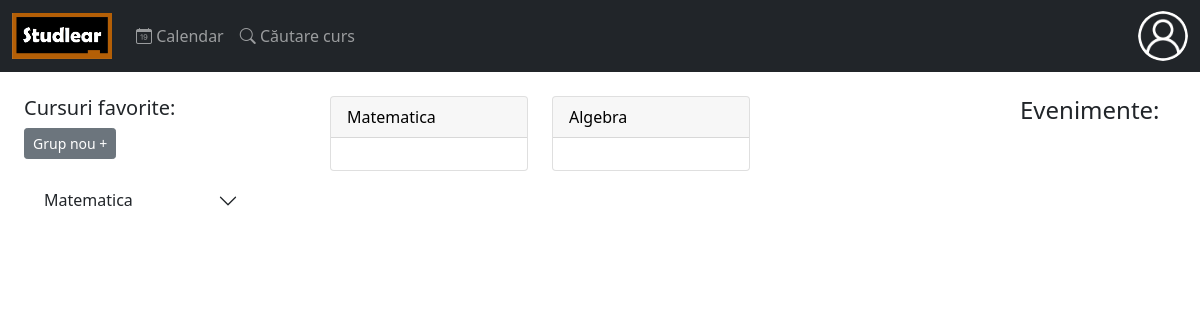
The page /Home_page.php (signed in) on the database its author committed.
### tables this page shows
CREATE TABLE `course_group` (
  `id` int(11) NOT NULL AUTO_INCREMENT,
  `group_name` varchar(250) NOT NULL,
  `course_id` int(11) NOT NULL,
  `user_id` int(11) NOT NULL,
  PRIMARY KEY (`id`),
  KEY `course_group_FK` (`user_id`),
  KEY `course_group_FK_1` (`course_id`),
  CONSTRAINT `course_group_FK` FOREIGN KEY (`user_id`) REFERENCES `user` (`id`),
  CONSTRAINT `course_group_FK_1` FOREIGN KEY (`course_id`) REFERENCES `course` (`id`)
);

CREATE TABLE `course_user` (
  `id` int(11) NOT NULL AUTO_INCREMENT,
  `course_id` int(11) NOT NULL,
  `user_id` int(11) NOT NULL,
  `admin` tinyint(1) DEFAULT NULL,
  PRIMARY KEY (`id`),
  KEY `course_user_FK` (`user_id`),
  KEY `course_user_FK_1` (`course_id`),
  CONSTRAINT `course_user_FK` FOREIGN KEY (`user_id`) REFERENCES `user` (`id`),
  CONSTRAINT `course_user_FK_1` FOREIGN KEY (`course_id`) REFERENCES `course` (`id`)
);

CREATE TABLE `course` (
  `id` int(11) NOT NULL AUTO_INCREMENT,
  `title` varchar(250) NOT NULL,
  `password` varchar(100) DEFAULT NULL,
  PRIMARY KEY (`id`)
);

### Courses_group.php (the view, shortened to what this page needs)
<?php include 'Page_security.php'; ?>
<div class="d-none d-md-block">
	<div class="container">
		<h5>Cursuri favorite:</h5>
		<button type="button" class="btn btn-secondary btn-sm" data-bs-toggle="modal" data-bs-target="#New_group_Modal">Grup nou +</button>
		<div class="accordion accordion-flush mt-3" id="accordionFlushExample">
			<?php
			$user_id=$_SESSION['user_id'];
			$sql="SELECT * FROM course_group AS cg JOIN course AS c ON cg.course_id=c.id WHERE user_id LIKE $user_id  ORDER BY group_name , title";
			$results=mysqli_query($db,$sql);
			$num_rows=mysqli_num_rows($results);
		    $i=1;
		    $close=0;
		    $open=1;
		    while($row=mysqli_fetch_array($results,MYSQLI_ASSOC))
		    {
				if($i==1)
				{
					$group_name=$row["group_name"];
				}
		    	if($row["group_name"]!=$group_name || $i==$num_rows)
		    	{
					$close=1;
				}
				$group_name=$row["group_name"];
				if($open==1)
				{
					$open=0;
					echo '<div class="accordion-item">';
						echo '<h2 class="accordion-header" id="heading_group'.$i.'">';
					      	echo '<button type="button" class="accordion-button collapsed" data-bs-toggle="collapse" data-bs-target="#collapse_group'.$i.'">'.$group_name.'</button>';
					    echo '</h2>';
				}
				if($close==1)
				{
					$close=0;
					$open=1;
									echo '<a class="btn btn-secondary btn-sm mt-3 text-decoration-none" href="Add_course_group.php?edit=3&group='.$link_group_name.'"><i class="bi bi-pencil-square"></i> Editează</a>'; ?>
						</div>
				<?php
				}
				$i++;
			} ?>
		</div>
	</div>
</div>

### Home_page.php (shortened to what this page needs)
<!doctype html>
<html lang="en">
  <head>
    <link href="assets\css\bootstrap.min.css" rel="stylesheet"/>
    <link rel="stylesheet" href="https://cdn.jsdelivr.net/npm/bootstrap-icons@1.7.2/font/bootstrap-icons.css">
  </head>
  <body>
    <?php include 'Top_bar.php' ?>
    <div class="row">
      <div class="col-md-3 mt-3">
        <?php include 'Courses_group.php' ?>
      </div>
      <div class="col-md-7">
        <div class="container mt-3">
          <div class="row">
            <?php
            $user_id=$_SESSION['user_id'];
            $sql="SELECT * FROM course_user WHERE user_id LIKE $user_id";
            $results=mysqli_query($db,$sql);
            while ($row=mysqli_fetch_array($results,MYSQLI_ASSOC))
            {
              $course_id=$row['course_id'];
              $sql_course="SELECT * FROM course WHERE id LIKE $course_id";
              $results_course=mysqli_query($db,$sql_course);
              $row_course=mysqli_fetch_array($results_course,MYSQLI_ASSOC);?>
              <div class="col-md-4">
                <?php echo '<a href="Course_page.php?id='.$row["course_id"].'">'; ?>
                  <div class="card" >
                    <div class="card-header">
                      <?php echo $row_course['title']; ?>
                    </div>
                    <div class="card-body"></div>
                  </div>
                </a>
                <br>
              </div>
            <?php } ?>
          </div>
        </div>
      </div>
      <div class="col-md-2">
        <div class="me-4 mt-3">
          <h4>Evenimente:</h4>
        </div>
      </div>
    </div>
  </body>
</html>

### Home_page.php (style rules this page uses)
a { text-decoration: none; color: black; }

### rows shown on the page
course_group: group_name "Matematica"
course_user: course.title "Matematica"
course_user: course.title "Algebra"
